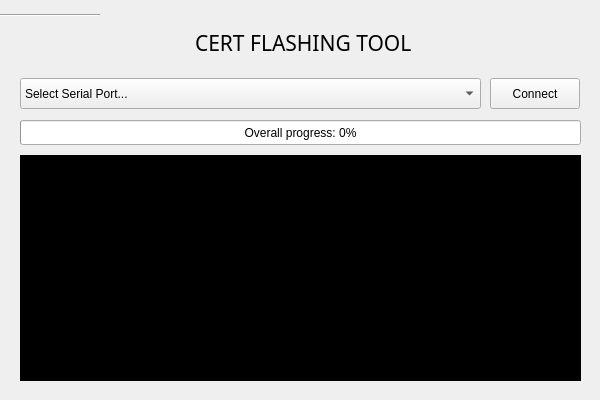
<?xml version="1.0" encoding="UTF-8"?>
<ui version="4.0">
 <class>MainWindow</class>
 <widget class="QMainWindow" name="MainWindow">
  <property name="geometry">
   <rect>
    <x>0</x>
    <y>0</y>
    <width>600</width>
    <height>400</height>
   </rect>
  </property>
  <property name="windowTitle">
   <string>CERT FLASHING TOOL</string>
  </property>
  <widget class="QWidget" name="centralwidget">
   <widget class="QLabel" name="labelVersion">
    <property name="geometry">
     <rect>
      <x>195</x>
      <y>22</y>
      <width>385</width>
      <height>42</height>
     </rect>
    </property>
    <property name="font">
     <font>
      <family>Fira Sans</family>
      <pointsize>16</pointsize>
      <weight>50</weight>
      <bold>false</bold>
     </font>
    </property>
    <property name="text">
     <string>CERT FLASHING TOOL</string>
    </property>
   </widget>
   <widget class="QLabel" name="labelLogo">
    <property name="geometry">
     <rect>
      <x>20</x>
      <y>12</y>
      <width>155</width>
      <height>55</height>
     </rect>
    </property>
    <property name="text">
     <string/>
    </property>
    <property name="scaledContents">
     <bool>false</bool>
    </property>
   </widget>
   <widget class="QFrame" name="headerSeparator">
    <property name="frameShape">
     <enum>QFrame::HLine</enum>
    </property>
    <property name="frameShadow">
     <enum>QFrame::Sunken</enum>
    </property>
   </widget>
   <widget class="QComboBox" name="comboBoxComPort">
    <property name="geometry">
     <rect>
      <x>20</x>
      <y>78</y>
      <width>461</width>
      <height>31</height>
     </rect>
    </property>
    <property name="editable">
     <bool>false</bool>
    </property>
    <item>
     <property name="text">
      <string>Select Serial Port...</string>
     </property>
    </item>
   </widget>
   <widget class="QPushButton" name="btnConnect">
    <property name="geometry">
     <rect>
      <x>490</x>
      <y>78</y>
      <width>90</width>
      <height>31</height>
     </rect>
    </property>
    <property name="text">
     <string>Connect</string>
    </property>
   </widget>
   <widget class="QTextBrowser" name="textBrowserLog">
    <property name="geometry">
     <rect>
      <x>20</x>
      <y>155</y>
      <width>561</width>
      <height>226</height>
     </rect>
    </property>
    <property name="font">
     <font>
      <family>Terminal</family>
      <pointsize>7</pointsize>
     </font>
    </property>
    <property name="styleSheet">
     <string notr="true">background:black;
color:white;</string>
    </property>
   </widget>
   <widget class="QProgressBar" name="progressBarFlow">
    <property name="geometry">
     <rect>
      <x>20</x>
      <y>120</y>
      <width>561</width>
      <height>25</height>
     </rect>
    </property>
    <property name="value">
     <number>0</number>
    </property>
    <property name="format">
     <string>Overall progress: %p%</string>
    </property>
   </widget>
  </widget>
 </widget>
 <resources/>
 <connections/>
</ui>
